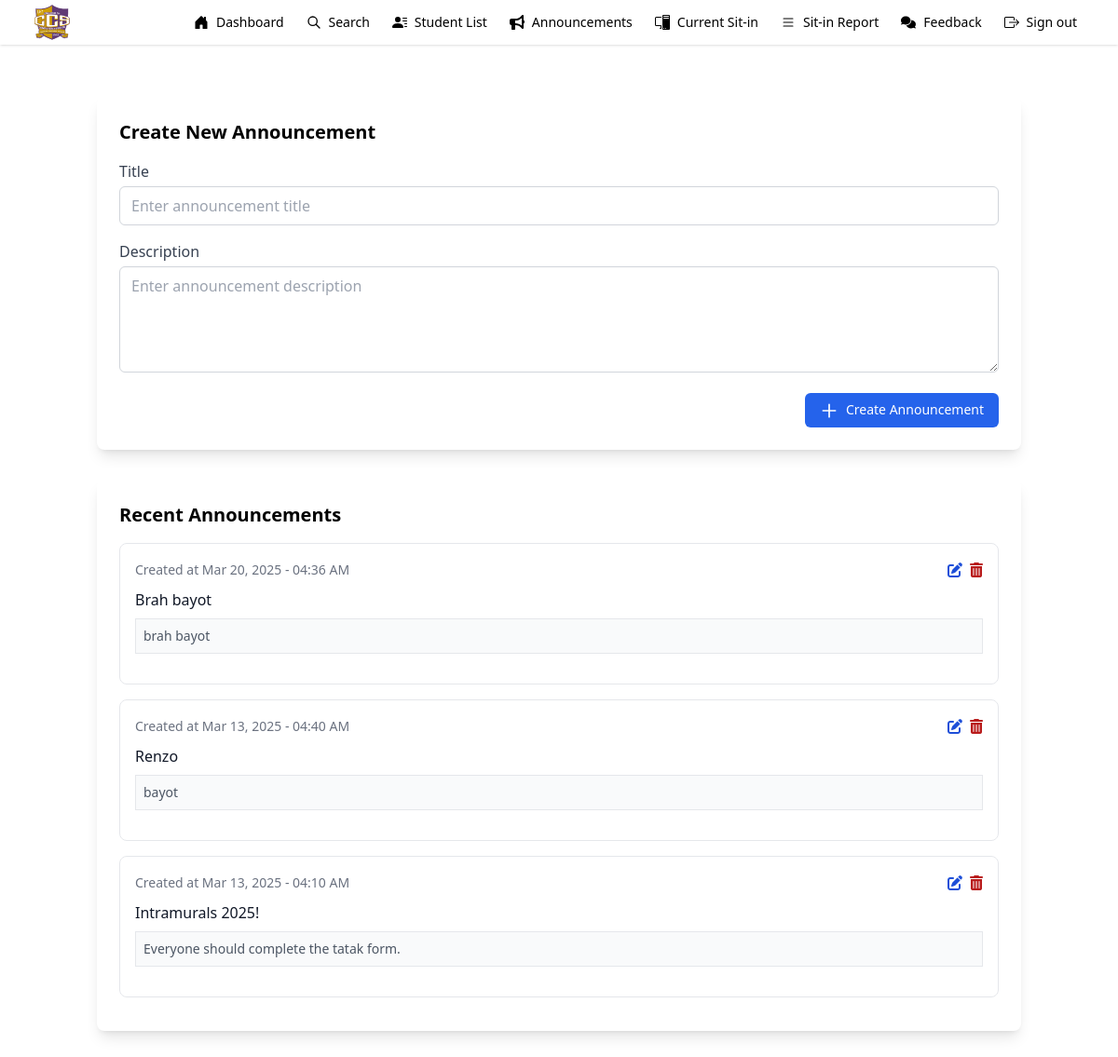
The app's page /admin/admin_annc.php with its own data.
### tables this page shows
CREATE TABLE `announcements` (
  `announcement_id` int(20) NOT NULL,
  `title` varchar(50) NOT NULL,
  `description` varchar(100) NOT NULL,
  `created_at` timestamp NOT NULL DEFAULT current_timestamp()
);

### admin/admin_annc.php (the view, shortened to what this page needs)
<?php
include "../admin/admin_nav.php";
$editData = null;
?>
<!DOCTYPE html>
<html lang="en">
<head>
    <script src="https://cdn.tailwindcss.com"></script>
    <link rel="stylesheet" href="https://cdnjs.cloudflare.com/ajax/libs/font-awesome/6.0.0-beta3/css/all.min.css">
</head>
<body class="bg-gray-100">
    <div class="container mx-auto px-4 py-8">
        <div class="max-w-7xl mx-auto">
            <div class="bg-white rounded-lg shadow-lg p-6 mb-8">
                <h2 class="text-xl font-bold mb-4"><?php echo isset($editData) ? "Edit Announcement" : "Create New Announcement"; ?></h2>
                <form action="admin_annc.php" method="post" class="space-y-4">
                    <div>
                        <label for="title" class="block text-base font-medium text-gray-700 mb-1">Title</label>
                        <input type="text" name="title" id="title"
                            class="text-base w-full px-3 py-2 border border-gray-300 rounded-md focus:outline-none focus:ring-2 focus:ring-blue-500"
                            value="<?php echo isset($editData) ? htmlspecialchars($editData['title']) : ''; ?>"
                            placeholder="Enter announcement title">
                    </div>
                    <div>
                        <label for="description" class="text-base block font-medium text-gray-700 mb-1">Description</label>
                        <textarea name="description" id="description" rows="4"
                            class="text-base w-full px-3 py-2 border border-gray-300 rounded-md focus:outline-none focus:ring-2 focus:ring-blue-500"
                            placeholder="Enter announcement description"><?php echo isset($editData) ? htmlspecialchars($editData['description']) : ''; ?></textarea>
                    </div>
                    <div class="flex justify-end space-x-2">
                        <button type="submit" name="<?php echo isset($editData) ? 'update' : 'submit'; ?>"
                            class="text-sm px-4 py-2 bg-blue-600 text-white rounded-md hover:bg-blue-700 focus:outline-none focus:ring-2 focus:ring-blue-500 focus:ring-offset-2">
                            <svg xmlns="http://www.w3.org/2000/svg" class="h-5 w-5 inline-block mr-1" fill="none" viewBox="0 0 24 24" stroke="currentColor">
                                <?php if (isset($editData)): ?>
                                    <path stroke-linecap="round" stroke-linejoin="round" stroke-width="2" d="M11 5H6a2 2 0 00-2 2v11a2 2 0 002 2h11a2 2 0 002-2v-5m-1.414-9.414a2 2 0 112.828 2.828L11.828 15H9v-2.828l8.586-8.586z" />
                                <?php else: ?>
                                    <path stroke-linecap="round" stroke-linejoin="round" stroke-width="2" d="M12 4v16m8-8H4" />
                                <?php endif; ?>
                            </svg>
                            <?php echo isset($editData) ? 'Update Announcement' : 'Create Announcement'; ?>
                        </button>
                    </div>
                </form>
            </div>
            <div class="bg-white rounded-lg shadow-lg p-6">
                <h2 class="text-xl font-semibold mb-4">Recent Announcements</h2>
                <div class="space-y-4 max-h-[500px] overflow-y-auto">
                    <?php
                    $result = mysqli_query($mysql, "SELECT * FROM announcements ORDER BY created_at DESC");
                    if ($result && mysqli_num_rows($result) > 0):
                        while ($row = mysqli_fetch_assoc($result)):
                    ?>
                        <div class="border border-gray-200 rounded-lg p-4 hover:bg-gray-50 transition">
                            <div class="flex justify-between items-center mb-2">
                                <span class="text-sm text-gray-500">Created at <?php echo date('M d, Y - h:i A', strtotime($row['created_at'])); ?></span>
                                <div class="flex space-x-2">
                                    <form action="" method="post" class="inline">
                                        <button type="submit" name="edit"
                                            class="text-base text-blue-700 rounded-md">
                                            <i class="fas fa-edit"></i>
                                        </button>
                                    </form>
                                    <form action="" method="post" class="inline" onsubmit="return confirm('Are you sure you want to delete this announcement?');">
                                        <button type="submit" name="delete"
                                            class="text-base text-red-700 rounded-md">
                                            <i class="fas fa-trash-alt"></i>
                                        </button>
                                    </form>
                                </div>
                            </div>
                            <h3 class="text-base font-medium text-gray-900 mb-2"><?php echo htmlspecialchars($row['title']); ?></h3>
                            <p class="text-sm   bg-gray-50 text-gray-600 mb-4 border p-2"><?php echo htmlspecialchars($row['description']); ?></p>
                        </div>
                    <?php
                        endwhile;
                    else:
                    ?>
                        <p class="text-gray-500 text-center py-4">No announcements found</p>
                    <?php endif; ?>
                </div>
            </div>
        </div>
    </div>
</body>
</html>

### records on screen
announcements: created_at "Mar 20, 2025 - 04:36 AM", title "Brah bayot", description "brah bayot"
announcements: created_at "Mar 13, 2025 - 04:40 AM", title "Renzo", description "bayot"
announcements: created_at "Mar 13, 2025 - 04:10 AM", title "Intramurals 2025!", description "Everyone should complete the tatak form."
